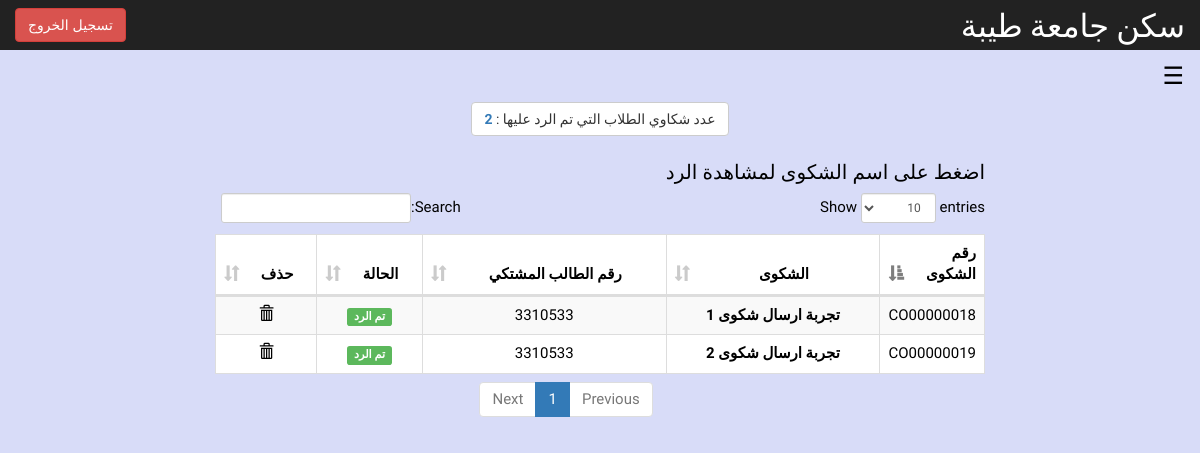
/studenthousing/manager/complete-complaint.php (signed in), run on the app's committed database.
### tables this page shows
CREATE TABLE `complaint` (
  `complaint_id` char(10) NOT NULL,
  `complaint_text` varchar(200) NOT NULL,
  `status` tinyint(1) NOT NULL DEFAULT '0',
  `student_id` char(7) NOT NULL,
  `reply` varchar(350) DEFAULT NULL
);

### studenthousing/manager/complete-complaint.php (the view, shortened to what this page needs)
<?php
require_once('../db.php');
	$countComplaint = mysqli_query($conn, "SELECT * FROM complaint WHERE status = '1'");
?>
<!DOCTYPE html>
<html>
    <head>
              <link rel="stylesheet" href="css/bootstrap.css">
              <link rel="stylesheet" href="css/bootstrap-rtl.css">
              <link rel="stylesheet" href="css/dataTables.bootstrap.min.css">
              <link rel="stylesheet" type="text/css" href="css/show-apartment.css">
              <link rel="stylesheet" href="css/w4.css">
              <link rel="stylesheet" href="css/dashboard.css">
    </head>
    <body style="background-color:#D8DCF8">
               <nav class="navbar navbar-inverse navbar-fixed-top">
            <div class="container-fluid">
                <div class="navbar-header">
                    <a class="navbar-brand" href="#" > <font size="6" face="cairo" color="white">سكن جامعة طيبة</font></a>
                </div>
                <div id="navbar" class="navbar-collapse collapse">
<form action="../managerLogin/logout.php" method="post" class="navbar-form navbar-right">
                        <input type="submit" class="btn btn-danger" value="تسجيل الخروج" />
                    </form>
                </div>
            </div>
        </nav>
<font face="Changa">
<div class="icon-bar w3-teal">
    <button class=" w3-button w3-teal w3-xlarge w3-right " onclick="openRightMenu()" style="color: #000000!important;">&#9776;</button>
    <div class="w3-container" style="background-color:#D8DCF8">
                <div class="col-sm-9 col-sm-offset-3 col-md-8 col-md-offset-2 ">
                  <center><div class="btn btn-default " style="margin-bottom:15px;">عدد شكاوي الطلاب التي تم الرد عليها : <strong class="text-primary"><?php echo mysqli_num_rows($countComplaint); ?></strong></div></center>
                    <h4> اضغط على اسم الشكوى لمشاهدة الرد </h4>
<?php
	$countComplaint = mysqli_query($conn, "SELECT * FROM complaint WHERE status = '1'");
?>
								<table id="zctb" class="display dataTable table table-striped table-bordered table-hover" cellspacing="0" width="100%" style="background-color:#fff;">
                                    <thead>
                                        <tr>
                                            <th style="width:25px; text-align:right !important;">رقم الشكوى</th>
                                            <th style=" text-align:center !important;">الشكوى</th>
                                            <th style=" text-align:center !important;">رقم الطالب المشتكي</th>
                                            <th style=" text-align:center !important;">الحالة</th>
                                            <th style="text-align:center !important;">حذف</th>
                                        </tr>
                                    </thead>
                                    <tbody>
                        <?php
					  		if(mysqli_num_rows($countComplaint) != 0){
								while($row = mysqli_fetch_array($countComplaint)){
						?>
                                        <tr>
                                            <td style=" text-align:right !important;"><?=$row['complaint_id'];?></td>
                                            <td style=" text-align:center !important;"><a href="reply-complaint.php?id=<?=$row['complaint_id'];?>"><b><?=$row['complaint_text'];?></b></a></td>
                                            <td style=" text-align:center !important;"><?=$row['student_id'];?></td>
                                            <td style=" text-align:center !important;"><p class="label label-success">تم الرد</p></td>
                                            <td style=" text-align:center !important;"><a href="complete-complaint.php?delete=<?=$row['complaint_id'];?>"><i class="glyphicon glyphicon-trash"></i></a></td>
                                        </tr>
                            <?php
								}
							}else{
					    ?>
                                        <tr><td class="td2" colspan="3"><center>لا يوجد شكاوي حاليا</center></td></tr>
                        <?php } ?>
                                    </tbody>
                                </table>
                    </div>
                  </div>
                </div>
</font>
    </body>
</html>

### studenthousing/manager/css/show-apartment.css (style rules this page uses)
body { font-family: 'open sans'; overflow-x: hidden; }

### studenthousing/manager/css/w4.css (style rules this page uses)
*,*:before,*:after { box-sizing:inherit }
html { -ms-text-size-adjust:100%;-webkit-text-size-adjust:100% }
body { margin:0 }
article,aside,details,figcaption,figure,footer,header,main,menu,nav,section,summary { display:block }
a { background-color:transparent;-webkit-text-decoration-skip:objects }
button,input,select,textarea { font:inherit;margin:0 }
button,input { overflow:visible }
button,select { text-transform:none }
button,html [type=button],[type=reset],[type=submit] { -webkit-appearance:button }
html,body { font-family:Verdana,sans-serif;font-size:15px;line-height:1.5 }
html { overflow-x:hidden }
h4 { font-size:20px }
h1,h2,h3,h4,h5,h6 { font-family:"Segoe UI",Arial,sans-serif;font-weight:400;margin:10px 0 }
a { color:inherit }
.w3-btn,.w3-button { border:none;display:inline-block;outline:0;padding:8px 16px;vertical-align:middle;overflow:hidden;text-decoration:none;color:inherit;background-color:inherit;text-align:center;cursor:pointer;white-space:nowrap }
.w3-btn,.w3-button { -webkit-touch-callout:none;-webkit-user-select:none;-khtml-user-select:none;-moz-user-select:none;-ms-user-select:none;user-select:none }
.w3-container:after,.w3-container:before,.w3-panel:after,.w3-panel:before,.w3-row:after,.w3-row:before,.w3-row-padding:after,.w3-row-padding:before, .w3-cell-row:before,.w3-cell-row:after,.w3-clear:after,.w3-clear:before,.w3-bar:before,.w3-bar:after { content:"";display:table;clear:both }
.w3-container { padding:0px!important; }
.w3-xlarge { font-size:24px!important }
.w3-right { float:right!important }
.w3-teal,.w3-hover-teal:hover { color: #000000 !important;background-color: rgba(8, 32, 207, 0.16) !important }
.w3-button { background-color: transparent!important }
body { width: 100%!important; margin: 0%!important; }

### studenthousing/manager/css/dashboard.css (style rules this page uses)
body { padding-top: 50px; }
.navbar-fixed-top { border: 0; }
.navbar-brand { font-size: 28px; }

### data on the page
complaint: complaint_id "CO00000018", complaint_text "تجربة ارسال شكوى 1", student "3310533"
complaint: complaint_id "CO00000019", complaint_text "تجربة ارسال شكوى 2", student "3310533"

### other printed values
mysqli_num_rows($countComplaint) "2"
